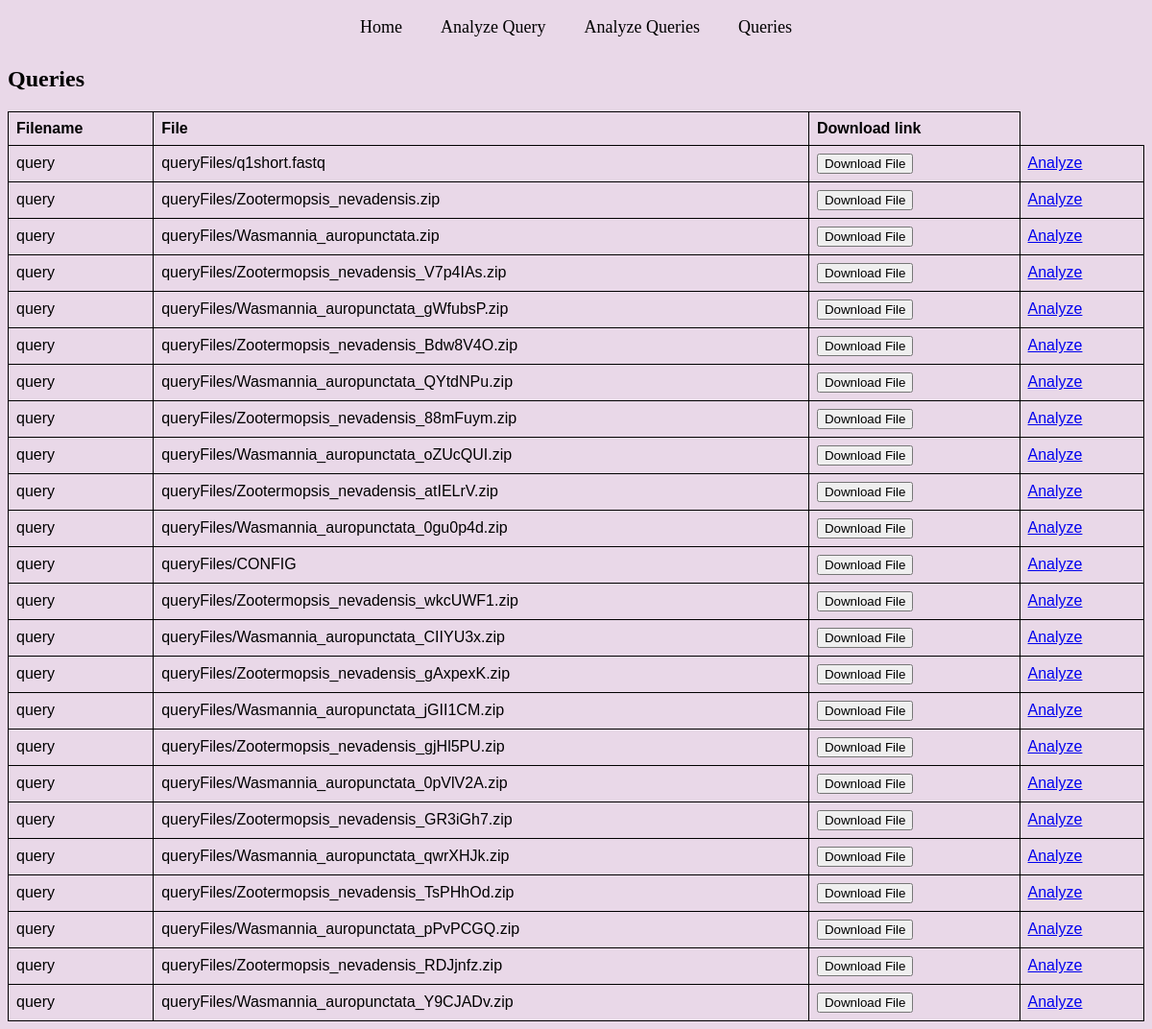
Page /query/query_list/ on the committed database.
### queries/models.py (models this page shows, shortened)
class Query(models.Model):
    fileName = models.CharField(max_length=100, default='query')
    queryFile = models.FileField(upload_to='queryFiles/', null=True, blank=True)
    query_collection = models.ForeignKey(Queries, on_delete=models.CASCADE, null=True)

### queries/views.py (the view)
# urls.py: path('query_list/', views.query_list, name='query_list'),
def query_list(request):
    queries = Query.objects.all()
    context = {
        'queries': queries,
        'empty': len(queries) == 0
    }
    return render(request, 'queries/query_list.html', context)

### queries/templates/queries/query_list.html
{% extends 'base.html' %}
{% block content %}
    {% if empty %}
        <h2>There are no queries.</h2>
    {% else %}
        <h2>Queries</h2>
        <table class="table">
            <thead>
            <tr>
                <th>Filename</th>
                <th>File</th>
                <th>Download link</th>
            </tr>
            </thead>
            <tbody>
                {% for query in queries %}
                <tr>
                    <td> {{ query.fileName }}</td>
                    <td> {{ query.queryFile }}</td>
                    <td>
                        <a href="{{ query.queryFile.url }}"><button>Download File</button></a>
                    </td>
                    <td>
                        <a href="{% url 'queries:analyze' query_id=query.id %}" target="_blank">
                            Analyze
                        </a>
                    </td>
                </tr>
                {% endfor %}
            </tbody>
        </table>
    {% endif %}
{% endblock %}

### static/css/base.css (style rules this page uses)
body { background-color: #E9D8E8; }
table { font-family: sans-serif; border-collapse: collapse; width: 100%; }
td, th { border: 1px solid black; text-align: left; padding: 8px; }

### rows in the picture
Query: fileName "query", queryFile "queryFiles/q1short.fastq"
Query: fileName "query", queryFile "queryFiles/Zootermopsis_nevadensis.zip"
Query: fileName "query", queryFile "queryFiles/Wasmannia_auropunctata.zip"
Query: fileName "query", queryFile "queryFiles/Zootermopsis_nevadensis_V7p4IAs.zip"
Query: fileName "query", queryFile "queryFiles/Wasmannia_auropunctata_gWfubsP.zip"
Query: fileName "query", queryFile "queryFiles/Zootermopsis_nevadensis_Bdw8V4O.zip"
Query: fileName "query", queryFile "queryFiles/Wasmannia_auropunctata_QYtdNPu.zip"
Query: fileName "query", queryFile "queryFiles/Zootermopsis_nevadensis_88mFuym.zip"
Query: fileName "query", queryFile "queryFiles/Wasmannia_auropunctata_oZUcQUI.zip"
Query: fileName "query", queryFile "queryFiles/Zootermopsis_nevadensis_atIELrV.zip"
Query: fileName "query", queryFile "queryFiles/Wasmannia_auropunctata_0gu0p4d.zip"
Query: fileName "query", queryFile "queryFiles/CONFIG"
Query: fileName "query", queryFile "queryFiles/Zootermopsis_nevadensis_wkcUWF1.zip"
Query: fileName "query", queryFile "queryFiles/Wasmannia_auropunctata_CIIYU3x.zip"
Query: fileName "query", queryFile "queryFiles/Zootermopsis_nevadensis_gAxpexK.zip"
Query: fileName "query", queryFile "queryFiles/Wasmannia_auropunctata_jGII1CM.zip"
Query: fileName "query", queryFile "queryFiles/Zootermopsis_nevadensis_gjHl5PU.zip"
Query: fileName "query", queryFile "queryFiles/Wasmannia_auropunctata_0pVlV2A.zip"
Query: fileName "query", queryFile "queryFiles/Zootermopsis_nevadensis_GR3iGh7.zip"
Query: fileName "query", queryFile "queryFiles/Wasmannia_auropunctata_qwrXHJk.zip"
Query: fileName "query", queryFile "queryFiles/Zootermopsis_nevadensis_TsPHhOd.zip"
Query: fileName "query", queryFile "queryFiles/Wasmannia_auropunctata_pPvPCGQ.zip"
Query: fileName "query", queryFile "queryFiles/Zootermopsis_nevadensis_RDJjnfz.zip"
Query: fileName "query", queryFile "queryFiles/Wasmannia_auropunctata_Y9CJADv.zip"
